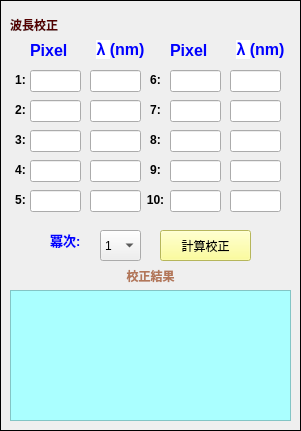
   <widget class="QFrame" name="Wave">
    <property name="geometry">
     <rect>
      <x>510</x>
      <y>0</y>
      <width>301</width>
      <height>431</height>
     </rect>
    </property>
    <property name="autoFillBackground">
     <bool>false</bool>
    </property>
    <property name="styleSheet">
     <string notr="true">
border-color: rgb(170, 85, 0);</string>
    </property>
    <property name="frameShape">
     <enum>QFrame::Box</enum>
    </property>
    <property name="frameShadow">
     <enum>QFrame::Plain</enum>
    </property>
    <widget class="QLabel" name="label_6">
     <property name="geometry">
      <rect>
       <x>10</x>
       <y>70</y>
       <width>21</width>
       <height>21</height>
      </rect>
     </property>
     <property name="text">
      <string>&lt;html&gt;&lt;head/&gt;&lt;body&gt;&lt;p align=&quot;center&quot;&gt;&lt;span style=&quot; font-size:9pt; font-weight:600;&quot;&gt;1:&lt;/span&gt;&lt;/p&gt;&lt;/body&gt;&lt;/html&gt;</string>
     </property>
    </widget>
    <widget class="QLabel" name="label_9">
     <property name="geometry">
      <rect>
       <x>10</x>
       <y>100</y>
       <width>21</width>
       <height>21</height>
      </rect>
     </property>
     <property name="text">
      <string>&lt;html&gt;&lt;head/&gt;&lt;body&gt;&lt;p align=&quot;center&quot;&gt;&lt;span style=&quot; font-size:9pt; font-weight:600;&quot;&gt;2:&lt;/span&gt;&lt;/p&gt;&lt;/body&gt;&lt;/html&gt;</string>
     </property>
    </widget>
    <widget class="QLabel" name="label_10">
     <property name="geometry">
      <rect>
       <x>10</x>
       <y>130</y>
       <width>21</width>
       <height>21</height>
      </rect>
     </property>
     <property name="text">
      <string>&lt;html&gt;&lt;head/&gt;&lt;body&gt;&lt;p align=&quot;center&quot;&gt;&lt;span style=&quot; font-size:9pt; font-weight:600;&quot;&gt;3:&lt;/span&gt;&lt;/p&gt;&lt;/body&gt;&lt;/html&gt;</string>
     </property>
    </widget>
    <widget class="QLabel" name="label_11">
     <property name="geometry">
      <rect>
       <x>10</x>
       <y>160</y>
       <width>21</width>
       <height>21</height>
      </rect>
     </property>
     <property name="text">
      <string>&lt;html&gt;&lt;head/&gt;&lt;body&gt;&lt;p align=&quot;center&quot;&gt;&lt;span style=&quot; font-size:9pt; font-weight:600;&quot;&gt;4:&lt;/span&gt;&lt;/p&gt;&lt;/body&gt;&lt;/html&gt;</string>
     </property>
    </widget>
    <widget class="QLabel" name="label_12">
     <property name="geometry">
      <rect>
       <x>10</x>
       <y>190</y>
       <width>21</width>
       <height>20</height>
      </rect>
     </property>
     <property name="text">
      <string>&lt;html&gt;&lt;head/&gt;&lt;body&gt;&lt;p align=&quot;center&quot;&gt;&lt;span style=&quot; font-size:9pt; font-weight:600;&quot;&gt;5:&lt;/span&gt;&lt;/p&gt;&lt;/body&gt;&lt;/html&gt;</string>
     </property>
    </widget>
    <widget class="QTextEdit" name="results_window">
     <property name="geometry">
      <rect>
       <x>10</x>
       <y>290</y>
       <width>281</width>
       <height>131</height>
      </rect>
     </property>
     <property name="styleSheet">
      <string notr="true">background-color: rgb(170, 255, 255);</string>
     </property>
    </widget>
    <widget class="QLabel" name="label_13">
     <property name="geometry">
      <rect>
       <x>30</x>
       <y>40</y>
       <width>41</width>
       <height>21</height>
      </rect>
     </property>
     <property name="styleSheet">
      <string notr="true">font: 10pt &quot;Calibri&quot;;
</string>
     </property>
     <property name="text">
      <string>&lt;html&gt;&lt;head/&gt;&lt;body&gt;&lt;p align=&quot;center&quot;&gt;&lt;span style=&quot; font-size:12pt; font-weight:600; color:#0000ff;&quot;&gt;Pixel &lt;/span&gt;&lt;/p&gt;&lt;/body&gt;&lt;/html&gt;</string>
     </property>
    </widget>
    <widget class="QLabel" name="label_14">
     <property name="geometry">
      <rect>
       <x>90</x>
       <y>40</y>
       <width>61</width>
       <height>20</height>
      </rect>
     </property>
     <property name="styleSheet">
      <string notr="true">font: 10pt &quot;Calibri&quot;;</string>
     </property>
     <property name="text">
      <string>&lt;html&gt;&lt;head/&gt;&lt;body&gt;&lt;p align=&quot;center&quot;&gt;&lt;span style=&quot; font-family:'arial,sans-serif'; font-size:12pt; font-weight:600; color:#0000ff; background-color:#ffffff;&quot;&gt;λ &lt;/span&gt;&lt;span style=&quot; font-size:12pt; font-weight:600; color:#0000ff;&quot;&gt;(nm)&lt;/span&gt;&lt;/p&gt;&lt;/body&gt;&lt;/html&gt;</string>
     </property>
    </widget>
    <widget class="QPushButton" name="BtnGo">
     <property name="geometry">
      <rect>
       <x>160</x>
       <y>230</y>
       <width>91</width>
       <height>31</height>
      </rect>
     </property>
     <property name="styleSheet">
      <string notr="true">background:rgb(255, 255, 127)</string>
     </property>
     <property name="text">
      <string>計算校正</string>
     </property>
    </widget>
    <widget class="QLabel" name="label_15">
     <property name="geometry">
      <rect>
       <x>110</x>
       <y>256</y>
       <width>81</width>
       <height>41</height>
      </rect>
     </property>
     <property name="text">
      <string>&lt;html&gt;&lt;head/&gt;&lt;body&gt;&lt;p align=&quot;center&quot;&gt;&lt;span style=&quot; font-size:9pt; font-weight:600; color:#b37759;&quot;&gt;校正結果&lt;/span&gt;&lt;/p&gt;&lt;/body&gt;&lt;/html&gt;</string>
     </property>
    </widget>
    <widget class="QLabel" name="label_16">
     <property name="geometry">
      <rect>
       <x>10</x>
       <y>10</y>
       <width>91</width>
       <height>31</height>
      </rect>
     </property>
     <property name="styleSheet">
      <string notr="true">font: 75 12pt &quot;Calibri&quot;;</string>
     </property>
     <property name="text">
      <string>&lt;html&gt;&lt;head/&gt;&lt;body&gt;&lt;p&gt;&lt;span style=&quot; font-weight:600; color:#550000;&quot;&gt;波長校正&lt;/span&gt;&lt;/p&gt;&lt;/body&gt;&lt;/html&gt;</string>
     </property>
    </widget>
    <widget class="QLineEdit" name="P1">
     <property name="geometry">
      <rect>
       <x>30</x>
       <y>70</y>
       <width>51</width>
       <height>22</height>
      </rect>
     </property>
    </widget>
    <widget class="QLineEdit" name="W1">
     <property name="geometry">
      <rect>
       <x>90</x>
       <y>70</y>
       <width>51</width>
       <height>22</height>
      </rect>
     </property>
    </widget>
    <widget class="QLineEdit" name="W2">
     <property name="geometry">
      <rect>
       <x>90</x>
       <y>100</y>
       <width>51</width>
       <height>22</height>
      </rect>
     </property>
    </widget>
    <widget class="QLineEdit" name="P2">
     <property name="geometry">
      <rect>
       <x>30</x>
       <y>100</y>
       <width>51</width>
       <height>22</height>
      </rect>
     </property>
    </widget>
    <widget class="QLineEdit" name="P3">
     <property name="geometry">
      <rect>
       <x>30</x>
       <y>130</y>
       <width>51</width>
       <height>22</height>
      </rect>
     </property>
    </widget>
    <widget class="QLineEdit" name="W3">
     <property name="geometry">
      <rect>
       <x>90</x>
       <y>130</y>
       <width>51</width>
       <height>22</height>
      </rect>
     </property>
    </widget>
    <widget class="QLineEdit" name="P4">
     <property name="geometry">
      <rect>
       <x>30</x>
       <y>160</y>
       <width>51</width>
       <height>22</height>
      </rect>
     </property>
    </widget>
    <widget class="QLineEdit" name="W4">
     <property name="geometry">
      <rect>
       <x>90</x>
       <y>160</y>
       <width>51</width>
       <height>22</height>
      </rect>
     </property>
    </widget>
    <widget class="QLineEdit" name="P5">
     <property name="geometry">
      <rect>
       <x>30</x>
       <y>190</y>
       <width>51</width>
       <height>22</height>
      </rect>
     </property>
    </widget>
    <widget class="QLineEdit" name="W5">
     <property name="geometry">
      <rect>
       <x>90</x>
       <y>190</y>
       <width>51</width>
       <height>22</height>
      </rect>
     </property>
    </widget>
    <widget class="QLabel" name="label_18">
     <property name="geometry">
      <rect>
       <x>50</x>
       <y>230</y>
       <width>41</width>
       <height>21</height>
      </rect>
     </property>
     <property name="text">
      <string>&lt;html&gt;&lt;head/&gt;&lt;body&gt;&lt;p&gt;&lt;span style=&quot; font-size:10pt; font-weight:600; color:#0000ff;&quot;&gt;冪次:&lt;/span&gt;&lt;/p&gt;&lt;/body&gt;&lt;/html&gt;</string>
     </property>
    </widget>
    <widget class="QComboBox" name="comboBox">
     <property name="geometry">
      <rect>
       <x>100</x>
       <y>230</y>
       <width>41</width>
       <height>31</height>
      </rect>
     </property>
     <item>
      <property name="text">
       <string>1</string>
      </property>
     </item>
     <item>
      <property name="text">
       <string>2</string>
      </property>
     </item>
     <item>
      <property name="text">
       <string>3</string>
      </property>
     </item>
     <item>
      <property name="text">
       <string>4</string>
      </property>
     </item>
     <item>
      <property name="text">
       <string>5</string>
      </property>
     </item>
    </widget>
    <widget class="QLineEdit" name="P6">
     <property name="geometry">
      <rect>
       <x>170</x>
       <y>70</y>
       <width>51</width>
       <height>22</height>
      </rect>
     </property>
    </widget>
    <widget class="QLabel" name="label_30">
     <property name="geometry">
      <rect>
       <x>140</x>
       <y>70</y>
       <width>31</width>
       <height>21</height>
      </rect>
     </property>
     <property name="text">
      <string>&lt;html&gt;&lt;head/&gt;&lt;body&gt;&lt;p align=&quot;center&quot;&gt;&lt;span style=&quot; font-size:9pt; font-weight:600;&quot;&gt;6:&lt;/span&gt;&lt;/p&gt;&lt;/body&gt;&lt;/html&gt;</string>
     </property>
    </widget>
    <widget class="QLineEdit" name="W6">
     <property name="geometry">
      <rect>
       <x>230</x>
       <y>70</y>
       <width>51</width>
       <height>22</height>
      </rect>
     </property>
    </widget>
    <widget class="QLabel" name="label_31">
     <property name="geometry">
      <rect>
       <x>230</x>
       <y>40</y>
       <width>61</width>
       <height>20</height>
      </rect>
     </property>
     <property name="styleSheet">
      <string notr="true">font: 10pt &quot;Calibri&quot;;</string>
     </property>
     <property name="text">
      <string>&lt;html&gt;&lt;head/&gt;&lt;body&gt;&lt;p align=&quot;center&quot;&gt;&lt;span style=&quot; font-family:'arial,sans-serif'; font-size:12pt; font-weight:600; color:#0000ff; background-color:#ffffff;&quot;&gt;λ &lt;/span&gt;&lt;span style=&quot; font-size:12pt; font-weight:600; color:#0000ff;&quot;&gt;(nm)&lt;/span&gt;&lt;/p&gt;&lt;/body&gt;&lt;/html&gt;</string>
     </property>
    </widget>
    <widget class="QLabel" name="label_32">
     <property name="geometry">
      <rect>
       <x>170</x>
       <y>40</y>
       <width>41</width>
       <height>21</height>
      </rect>
     </property>
     <property name="styleSheet">
      <string notr="true">font: 10pt &quot;Calibri&quot;;
</string>
     </property>
     <property name="text">
      <string>&lt;html&gt;&lt;head/&gt;&lt;body&gt;&lt;p align=&quot;center&quot;&gt;&lt;span style=&quot; font-size:12pt; font-weight:600; color:#0000ff;&quot;&gt;Pixel &lt;/span&gt;&lt;/p&gt;&lt;/body&gt;&lt;/html&gt;</string>
     </property>
    </widget>
    <widget class="QLineEdit" name="P7">
     <property name="geometry">
      <rect>
       <x>170</x>
       <y>100</y>
       <width>51</width>
       <height>22</height>
      </rect>
     </property>
    </widget>
    <widget class="QLineEdit" name="W7">
     <property name="geometry">
      <rect>
       <x>230</x>
       <y>100</y>
       <width>51</width>
       <height>22</height>
      </rect>
     </property>
    </widget>
    <widget class="QLabel" name="label_46">
     <property name="geometry">
      <rect>
       <x>140</x>
       <y>100</y>
       <width>31</width>
       <height>21</height>
      </rect>
     </property>
     <property name="text">
      <string>&lt;html&gt;&lt;head/&gt;&lt;body&gt;&lt;p align=&quot;center&quot;&gt;&lt;span style=&quot; font-size:9pt; font-weight:600;&quot;&gt;7:&lt;/span&gt;&lt;/p&gt;&lt;/body&gt;&lt;/html&gt;</string>
     </property>
    </widget>
    <widget class="QLineEdit" name="P8">
     <property name="geometry">
      <rect>
       <x>170</x>
       <y>130</y>
       <width>51</width>
       <height>22</height>
      </rect>
     </property>
    </widget>
    <widget class="QLabel" name="label_47">
     <property name="geometry">
      <rect>
       <x>140</x>
       <y>130</y>
       <width>31</width>
       <height>21</height>
      </rect>
     </property>
     <property name="text">
      <string>&lt;html&gt;&lt;head/&gt;&lt;body&gt;&lt;p align=&quot;center&quot;&gt;&lt;span style=&quot; font-size:9pt; font-weight:600;&quot;&gt;8:&lt;/span&gt;&lt;/p&gt;&lt;/body&gt;&lt;/html&gt;</string>
     </property>
    </widget>
    <widget class="QLineEdit" name="W8">
     <property name="geometry">
      <rect>
       <x>230</x>
       <y>130</y>
       <width>51</width>
       <height>22</height>
      </rect>
     </property>
    </widget>
    <widget class="QLineEdit" name="P9">
     <property name="geometry">
      <rect>
       <x>170</x>
       <y>160</y>
       <width>51</width>
       <height>22</height>
      </rect>
     </property>
    </widget>
    <widget class="QLabel" name="label_48">
     <property name="geometry">
      <rect>
       <x>140</x>
       <y>160</y>
       <width>31</width>
       <height>21</height>
      </rect>
     </property>
     <property name="text">
      <string>&lt;html&gt;&lt;head/&gt;&lt;body&gt;&lt;p align=&quot;center&quot;&gt;&lt;span style=&quot; font-size:9pt; font-weight:600;&quot;&gt;9:&lt;/span&gt;&lt;/p&gt;&lt;/body&gt;&lt;/html&gt;</string>
     </property>
    </widget>
    <widget class="QLineEdit" name="W9">
     <property name="geometry">
      <rect>
       <x>230</x>
       <y>160</y>
       <width>51</width>
       <height>22</height>
      </rect>
     </property>
    </widget>
    <widget class="QLineEdit" name="P10">
     <property name="geometry">
      <rect>
       <x>170</x>
       <y>190</y>
       <width>51</width>
       <height>22</height>
      </rect>
     </property>
    </widget>
    <widget class="QLabel" name="label_49">
     <property name="geometry">
      <rect>
       <x>140</x>
       <y>190</y>
       <width>31</width>
       <height>21</height>
      </rect>
     </property>
     <property name="text">
      <string>&lt;html&gt;&lt;head/&gt;&lt;body&gt;&lt;p align=&quot;center&quot;&gt;&lt;span style=&quot; font-size:9pt; font-weight:600;&quot;&gt;10:&lt;/span&gt;&lt;/p&gt;&lt;/body&gt;&lt;/html&gt;</string>
     </property>
    </widget>
    <widget class="QLineEdit" name="W10">
     <property name="geometry">
      <rect>
       <x>230</x>
       <y>190</y>
       <width>51</width>
       <height>22</height>
      </rect>
     </property>
    </widget>
   </widget>
